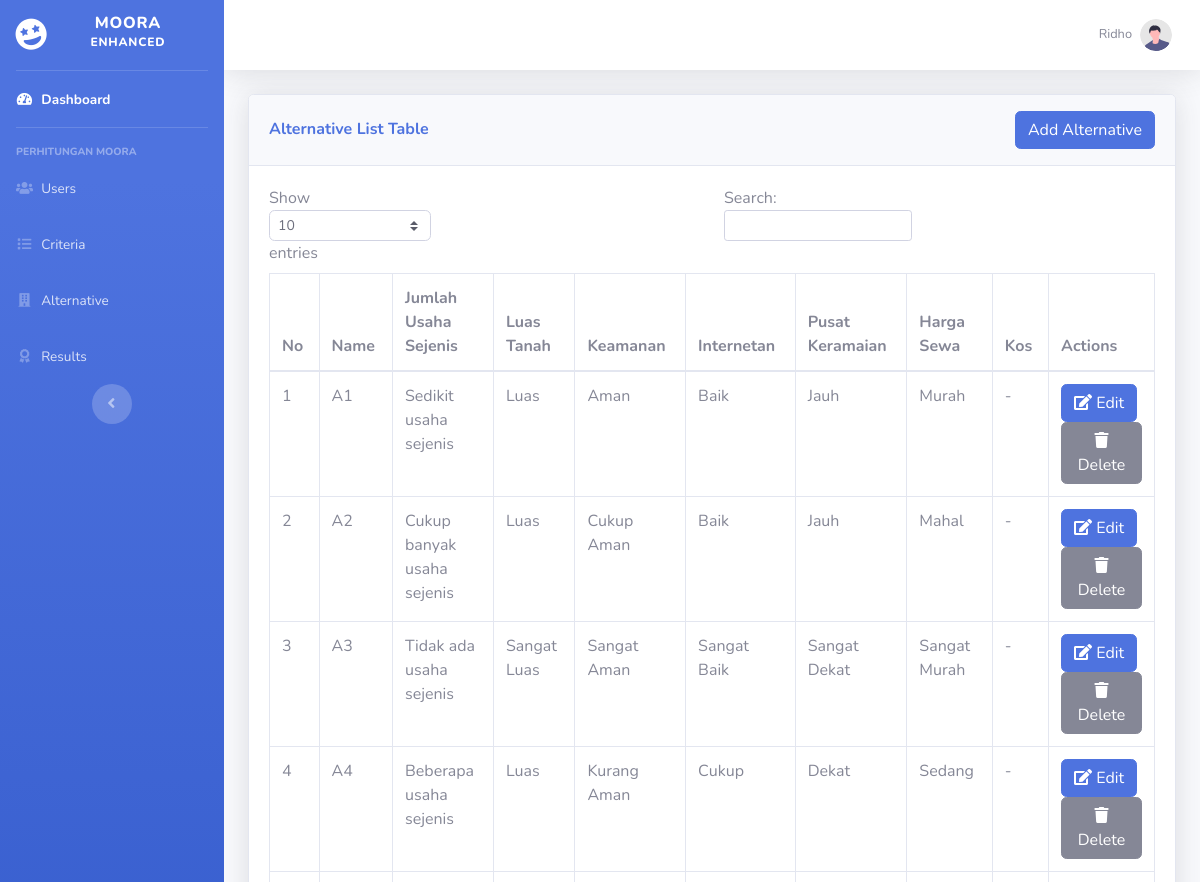
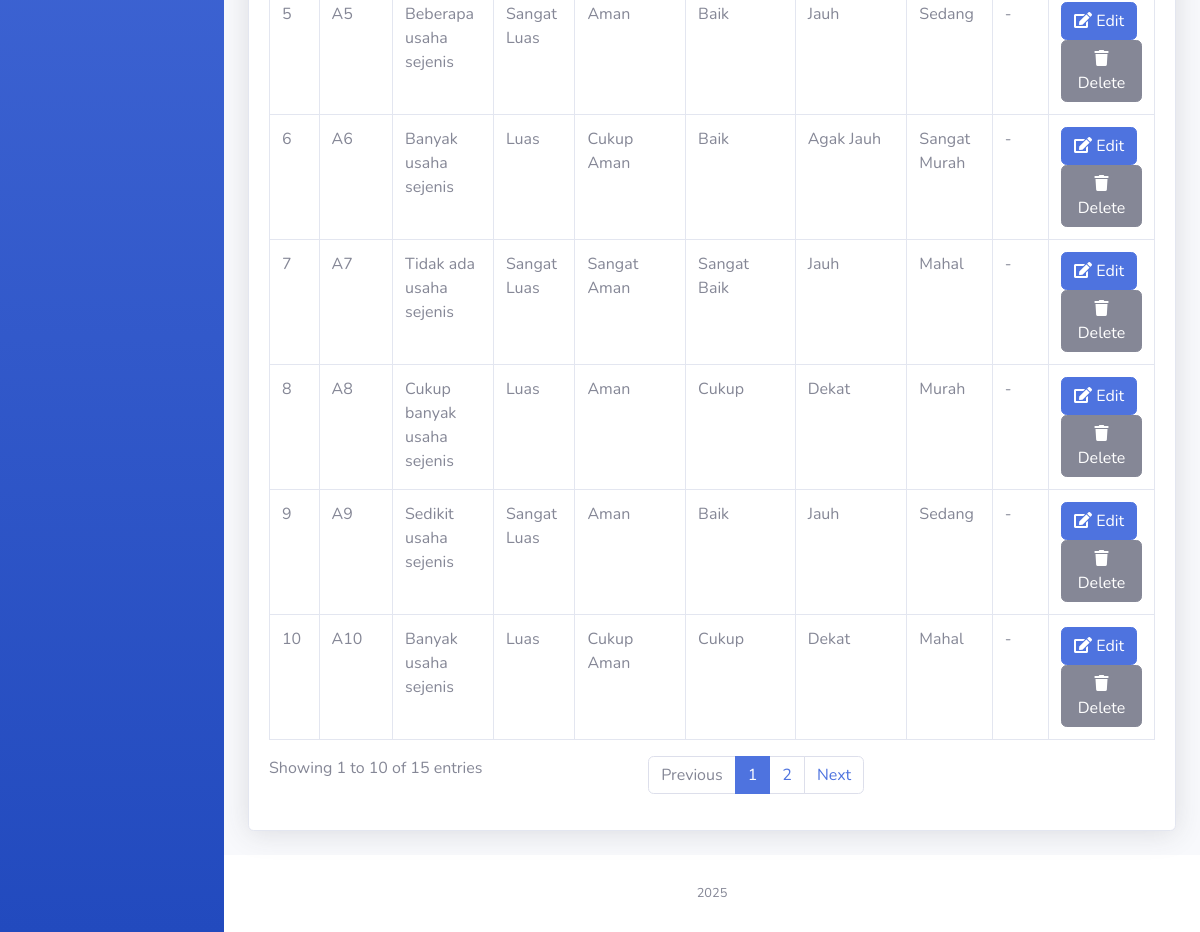
Page /pages/alternatives.php (signed in) on the earlier database version (2 pictures, top to bottom).
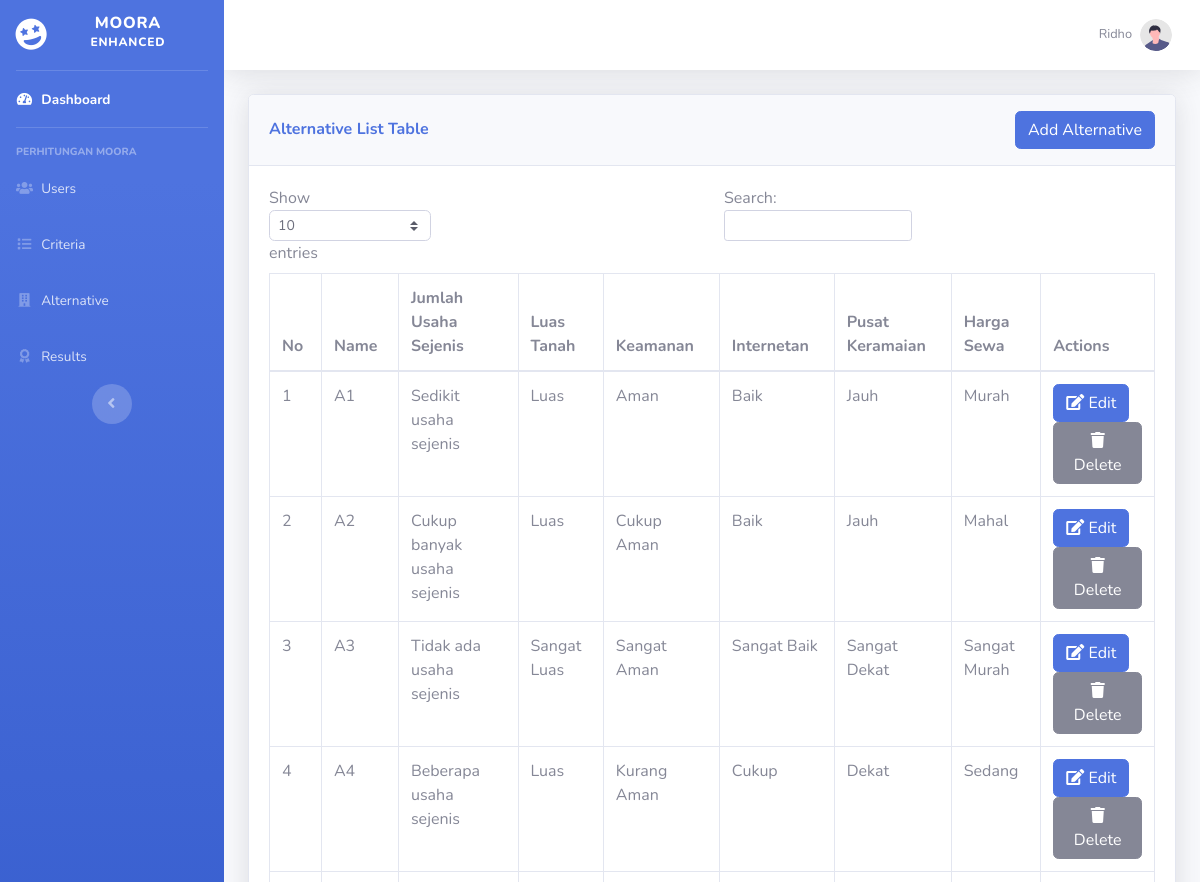
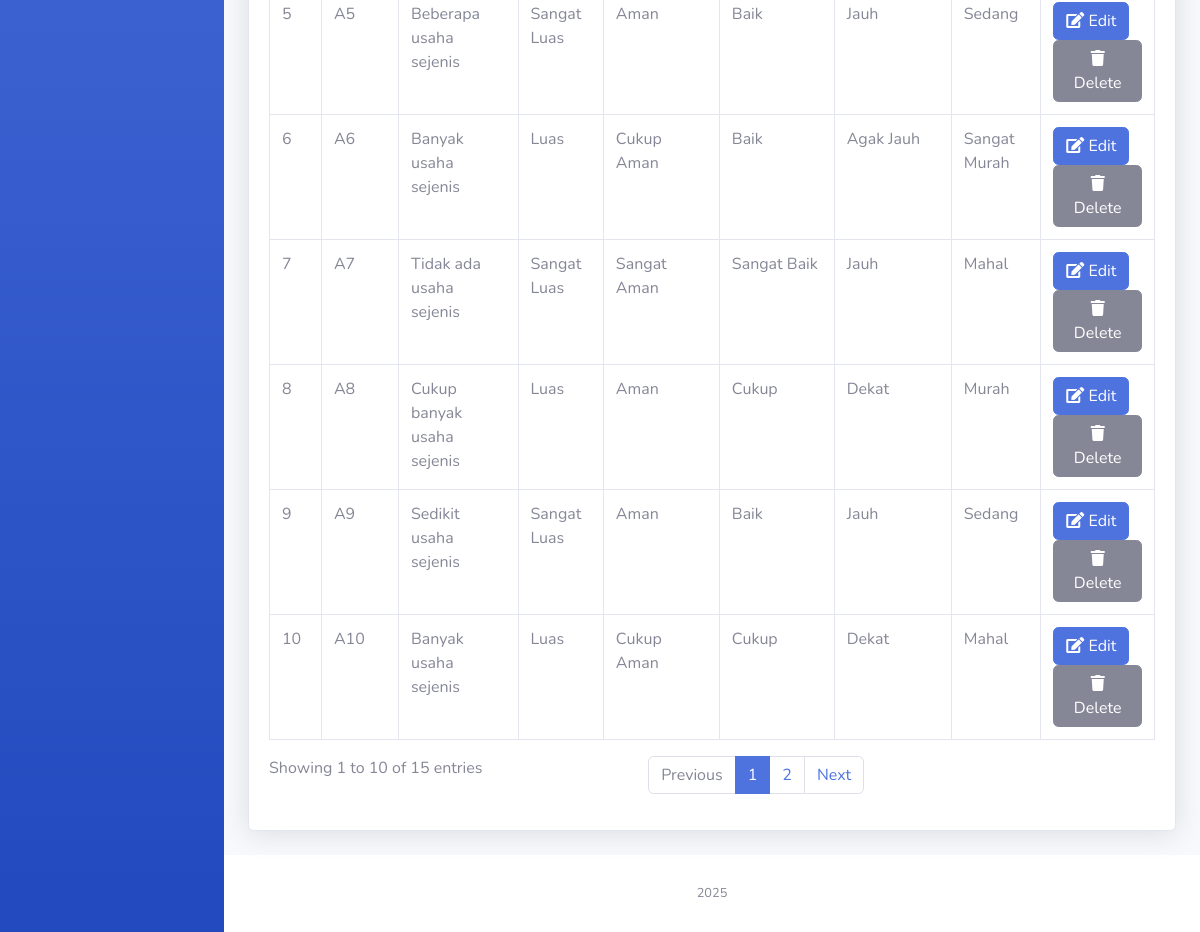
Same page on the later database version (2 pictures, top to bottom).
### tables this page shows
CREATE TABLE `criteria` (
  `id` int(11) NOT NULL,
  `code` varchar(10) NOT NULL,
  `name` varchar(25) NOT NULL,
  `description` text DEFAULT NULL,
  `type` enum('Cost','Benefit') NOT NULL,
  `weight` decimal(5,2) NOT NULL
);

CREATE TABLE `alternatives` (
  `id` int(11) NOT NULL,
  `name` varchar(25) NOT NULL
);

CREATE TABLE `subcriteria` (
  `id` int(11) NOT NULL,
  `criterion_id` int(11) NOT NULL,
  `subkriteria` text NOT NULL,
  `description` text DEFAULT NULL,
  `score` int(11) DEFAULT NULL
);

### pages/alternatives.php (the view, shortened to what this page needs)
<?php
include '../includes/header.php';
include '../includes/db.php';
?>
<div class="card shadow mb-4">
    <div class="card-header py-3 d-flex justify-content-between align-items-center">
        <h6 class="m-0 font-weight-bold text-primary">
            Alternative List Table
        </h6>
        <button onclick="location.href='add_alternative.php'" class="btn btn-primary">Add Alternative</button>
    </div>
    <div class="card-body">
        <div class="table-responsive">
            <table
                class="table table-bordered"
                id="dataTable"
                width="100%"
                cellspacing="0">
                <thead>
                    <tr>
                        <th>No</th>
                        <th>Name</th>
                        <?php
                        $sql_criteria = "SELECT * FROM criteria";
                        $result_criteria = $conn->query($sql_criteria);
                        if ($result_criteria->num_rows > 0) {
                            while ($row = $result_criteria->fetch_assoc()) {
                                echo "<th>{$row['name']}</th>";
                            }
                        }
                        ?>
                        <th>Actions</th>
                    </tr>
                </thead>
                <tbody>
                    <?php
                    $sql_alternatives = "SELECT * FROM alternatives";
                    $result_alternatives = $conn->query($sql_alternatives);
                    $no = 1;
                    if ($result_alternatives->num_rows > 0) {
                        while ($row = $result_alternatives->fetch_assoc()) {
                            echo "<tr>
                        <td>{$no}</td>
                        <td>{$row['name']}</td>";
                            $sql_values = "SELECT * FROM alternative_values WHERE alternative_id = " . $row['id'];
                            $result_values = $conn->query($sql_values);
                            $values = [];
                            if ($result_values->num_rows > 0) {
                                while ($value_row = $result_values->fetch_assoc()) {
                                    $values[$value_row['criterion_id']] = $value_row['value'];
                                }
                            }
                            $sql_criteria = "SELECT * FROM criteria";
                            $result_criteria = $conn->query($sql_criteria);
                            if ($result_criteria->num_rows > 0) {
                                while ($criterion = $result_criteria->fetch_assoc()) {
                                    $subcriteria_sql = "SELECT * FROM subcriteria WHERE criterion_id = " . $criterion['id'];
                                    $subcriteria_result = $conn->query($subcriteria_sql);
                                    $subcriteria_display = '-';
                                    if ($subcriteria_result->num_rows > 0) {
                                        while ($subrow = $subcriteria_result->fetch_assoc()) {
                                            if (isset($values[$criterion['id']]) && $values[$criterion['id']] == $subrow['score']) {
                                                $subcriteria_display = $subrow['subkriteria'];
                                                break;
                                            }
                                        }
                                    }
                                    echo "<td>{$subcriteria_display}</td>";
                                }
                            }
                            echo "<td>
                        <a href='edit_alternative.php?id={$row['id']}' class='btn btn-primary'> <i class='fas fa-edit'></i> Edit</a>
                        <button class='btn btn-secondary' data-toggle='modal' data-target='#deleteModal{$row['id']}'> <i class='fas fa-trash'></i> Delete</button>
                      </td>
                      </tr>";
                            $no++;
                        }
                    } else {
                        echo "<tr><td colspan='10'>No data available</td></tr>";
                    }
                    ?>
                </tbody>
            </table>
        </div>
    </div>
</div>
<?php include '../includes/sidebar.php'; ?>

Differences in the rows shown:
removed criteria: name "Kos", subcriteria_display "-"
